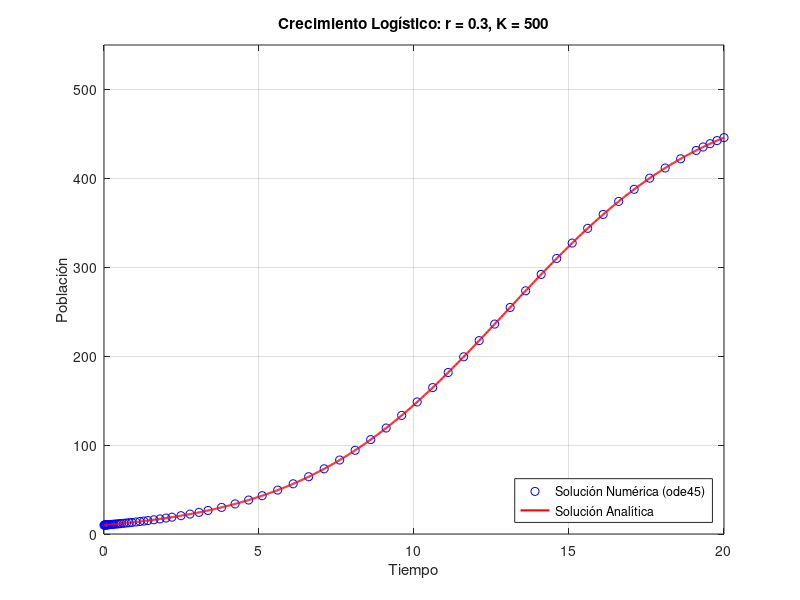

Reproduce this figure in MATLAB.
% Descripción: Resuelve y grafica la ecuación logística para modelar crecimiento poblacional, incluyendo comparación con soluciones analíticas y documentación detallada.
% Uso: Ejecutar el script. Los parámetros pueden modificarse en la sección "Parámetros del modelo".

%% Documentación:
% Este programa:
% 1. Demuestra numéricamente el modelo logístico de crecimiento poblacional
% 2. Compara la solución numérica con la solución analítica exacta
% 3. Incluye visualización profesional de resultados
% 4. Muestra uso básico de ODE solvers en MATLAB
% 5. Parámetros editables para experimentación educativa

%% Parámetros del modelo (editables)
r = 0.3;          % Tasa de crecimiento intrínseca [1/unidad_tiempo]
K = 500;          % Capacidad de carga [individuos]
P0 = 10;          % Población inicial [individuos]
tspan = [0 20];   % Intervalo de tiempo [tiempo_inicial, tiempo_final]

%% Resolución numérica usando ode45
logistic_ode = @(t,P) r*P.*(1 - P/K);  % Definición de la EDO
[t_num, P_num] = ode45(logistic_ode, tspan, P0);

%% Solución analítica exacta
t_ana = linspace(tspan(1), tspan(2), 1000)';
P_ana = K./(1 + (K/P0 - 1)*exp(-r*t_ana));

%% Visualización
figure('Color','white','Name','Modelo Logístico')
plot(t_num, P_num, 'bo', 'DisplayName','Solución Numérica (ode45)')
hold on
plot(t_ana, P_ana, 'r-', 'LineWidth', 1.5, 'DisplayName','Solución Analítica')
hold off

% Configuración de gráfica
title(['Crecimiento Logístico: r = ', num2str(r), ', K = ', num2str(K)])
xlabel('Tiempo')
ylabel('Población')
legend('Location','southeast')
grid on
set(gca, 'FontSize', 10)
xlim(tspan)
ylim([0 K*1.1])

%% Información adicional en Command Window
fprintf('\nModelo Logístico - Resultados clave:\n')
fprintf(' - Población inicial: %d individuos\n', P0)
fprintf(' - Población en t=%d: %.2f (num) vs %.2f (ana)\n', ...
    tspan(end), P_num(end), P_ana(end))
fprintf(' - Error relativo final: %.4f%%\n', ...
    abs(P_num(end)-P_ana(end))/P_ana(end)*100)